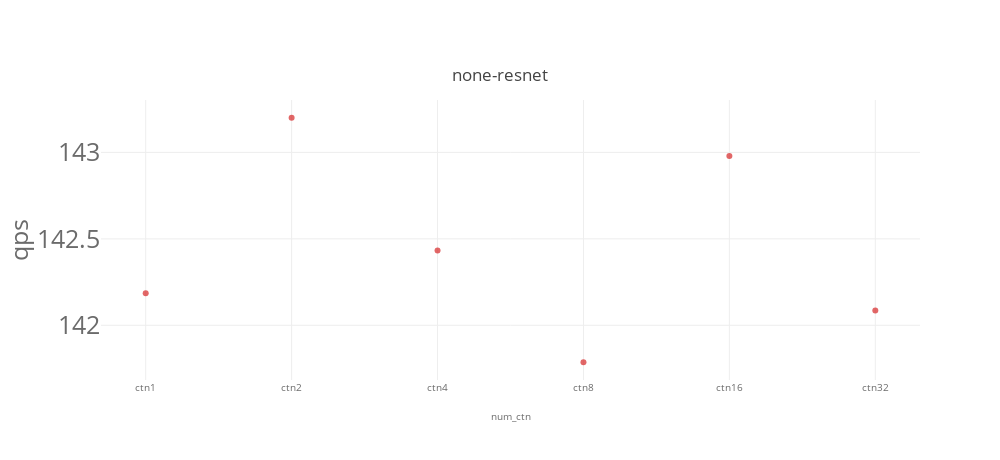
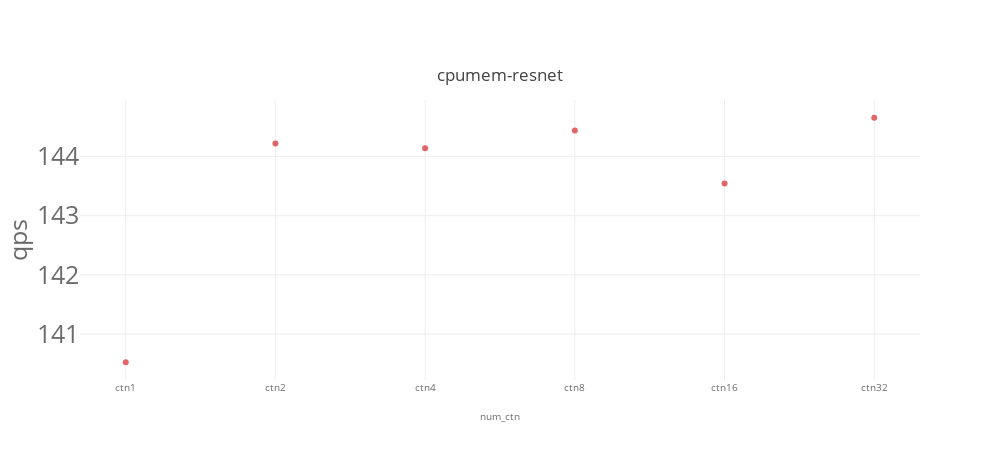

The notebook cell these images were saved under, in order:
### Code cell
import matplotlib
import matplotlib.pyplot as plt
import numpy as np
from svglib.svglib import svg2rlg
from reportlab.graphics import renderPDF
from reportlab.pdfgen import canvas

from numpy import percentile, mean, std
import plotly.graph_objects as go

from plotly.offline import init_notebook_mode, iplot

import plotly.io as pio
pio.templates.default = "none"
# pio.templates.default = "simple_white"

import plotly.graph_objects as go
from plotly.subplots import make_subplots
import pandas as pd
# import plotly.express as px


for k8senv in ['none','cpumem']:
    for model_name in ['resnet']:
        list_traces = []
        for cbatch in [2,4,8,10,16,32]: 
            dfg_bench = dfg[(dfg['benchmark']== model_name)  & (dfg['k8senv']==k8senv) & (dfg['cbatch']==cbatch) &\
                        ((dfg['numctn']==1)| (dfg['numctn']==2)| \
                         (dfg['numctn']==4)| (dfg['numctn']==8)| (dfg['numctn']==16)| (dfg['numctn']==32))]
            print(dfg_bench)


            #data
            trace = go.Scatter(
                name="cbatch-"+str(cbatch),
                x=[ 'ctn1','ctn2','ctn4','ctn8','ctn16','ctn32'],
                y= dfg_bench['qps'].values.tolist(),
    #             error_y = dict(type='data', array=df1_bench['model_time_std'].values.tolist()),
                opacity=0.7,
                mode='markers'
            )
            list_traces.append(trace)

        

        #layout
        layout = go.Layout(
            title={
                'text': k8senv+"-"+model_name ,
                'y':0.85,
                'x':0.5,
                'xanchor': 'center',
                'yanchor': 'top'},
            width=1000,
            height=460,
            xaxis=dict(
                title= "num_ctn",
                tickvals=[ 'ctn1','ctn2','ctn4','ctn8','ctn16','ctn32'],
                titlefont=dict(
                    size=10,
                    color='rgb(107, 107, 107)'
                ),
                tickfont=dict(
                    size=10,
                    color='rgb(107, 107, 107)'
                )
            ),
            yaxis=dict(
                title= "qps",
                automargin=True,
                titlefont=dict(
                    size=25,
                    color='rgb(107, 107, 107)'
                ),
                tickfont=dict(
                    size=25,
                    color='rgb(107, 107, 107)'
                ),    
            ),
            legend=dict(
                x=1.0,
                y=1.0,
                bgcolor='rgba(255, 255, 255, 0)',
                bordercolor='rgba(255, 255, 255, 0)',
                font = dict( size = 28)
            ),
            barmode='group',
            bargap=0.15,
            bargroupgap=0.08
    #         legend_orientation="h"
        )

    data = list_traces
    fig = go.Figure(data=data, layout=layout)
    fig.update_layout(legend_orientation="h")
    fig.show()    

#     fig.write_image(path + model_name + k8senv +'.pdf')

### Figure 1 — Plotly figure (JSON) as saved in the notebook; plotly's stock layout.template omitted (floating-point values rounded to 4 significant figures)
{"data": [{"mode": "markers", "name": "cbatch-2", "opacity": 0.7, "type": "scatter", "x": ["ctn1", "ctn2", "ctn4", "ctn8", "ctn16", "ctn32"], "y": []}, {"mode": "markers", "name": "cbatch-4", "opacity": 0.7, "type": "scatter", "x": ["ctn1", "ctn2", "ctn4", "ctn8", "ctn16", "ctn32"], "y": []}, {"mode": "markers", "name": "cbatch-8", "opacity": 0.7, "type": "scatter", "x": ["ctn1", "ctn2", "ctn4", "ctn8", "ctn16", "ctn32"], "y": []}, {"mode": "markers", "name": "cbatch-10", "opacity": 0.7, "type": "scatter", "x": ["ctn1", "ctn2", "ctn4", "ctn8", "ctn16", "ctn32"], "y": [142.2, 143.2, 142.4, 141.8, 143.0, 142.1]}, {"mode": "markers", "name": "cbatch-16", "opacity": 0.7, "type": "scatter", "x": ["ctn1", "ctn2", "ctn4", "ctn8", "ctn16", "ctn32"], "y": []}, {"mode": "markers", "name": "cbatch-32", "opacity": 0.7, "type": "scatter", "x": ["ctn1", "ctn2", "ctn4", "ctn8", "ctn16", "ctn32"], "y": []}], "layout": {"bargap": 0.15, "bargroupgap": 0.08, "barmode": "group", "height": 460, "legend": {"bgcolor": "rgba(255, 255, 255, 0)", "bordercolor": "rgba(255, 255, 255, 0)", "font": {"size": 28}, "orientation": "h", "x": 1, "y": 1}, "title": {"text": "none-resnet", "x": 0.5, "xanchor": "center", "y": 0.85, "yanchor": "top"}, "width": 1000, "xaxis": {"tickfont": {"color": "rgb(107, 107, 107)", "size": 10}, "tickvals": ["ctn1", "ctn2", "ctn4", "ctn8", "ctn16", "ctn32"], "title": {"font": {"color": "rgb(107, 107, 107)", "size": 10}, "text": "num_ctn"}}, "yaxis": {"automargin": true, "tickfont": {"color": "rgb(107, 107, 107)", "size": 25}, "title": {"font": {"color": "rgb(107, 107, 107)", "size": 25}, "text": "qps"}}}}

### Figure 2 — Plotly figure (JSON) as saved in the notebook; plotly's stock layout.template omitted (floating-point values rounded to 4 significant figures)
{"data": [{"mode": "markers", "name": "cbatch-2", "opacity": 0.7, "type": "scatter", "x": ["ctn1", "ctn2", "ctn4", "ctn8", "ctn16", "ctn32"], "y": []}, {"mode": "markers", "name": "cbatch-4", "opacity": 0.7, "type": "scatter", "x": ["ctn1", "ctn2", "ctn4", "ctn8", "ctn16", "ctn32"], "y": []}, {"mode": "markers", "name": "cbatch-8", "opacity": 0.7, "type": "scatter", "x": ["ctn1", "ctn2", "ctn4", "ctn8", "ctn16", "ctn32"], "y": []}, {"mode": "markers", "name": "cbatch-10", "opacity": 0.7, "type": "scatter", "x": ["ctn1", "ctn2", "ctn4", "ctn8", "ctn16", "ctn32"], "y": [140.5, 144.2, 144.1, 144.4, 143.5, 144.7]}, {"mode": "markers", "name": "cbatch-16", "opacity": 0.7, "type": "scatter", "x": ["ctn1", "ctn2", "ctn4", "ctn8", "ctn16", "ctn32"], "y": []}, {"mode": "markers", "name": "cbatch-32", "opacity": 0.7, "type": "scatter", "x": ["ctn1", "ctn2", "ctn4", "ctn8", "ctn16", "ctn32"], "y": []}], "layout": {"bargap": 0.15, "bargroupgap": 0.08, "barmode": "group", "height": 460, "legend": {"bgcolor": "rgba(255, 255, 255, 0)", "bordercolor": "rgba(255, 255, 255, 0)", "font": {"size": 28}, "orientation": "h", "x": 1, "y": 1}, "title": {"text": "cpumem-resnet", "x": 0.5, "xanchor": "center", "y": 0.85, "yanchor": "top"}, "width": 1000, "xaxis": {"tickfont": {"color": "rgb(107, 107, 107)", "size": 10}, "tickvals": ["ctn1", "ctn2", "ctn4", "ctn8", "ctn16", "ctn32"], "title": {"font": {"color": "rgb(107, 107, 107)", "size": 10}, "text": "num_ctn"}}, "yaxis": {"automargin": true, "tickfont": {"color": "rgb(107, 107, 107)", "size": 25}, "title": {"font": {"color": "rgb(107, 107, 107)", "size": 25}, "text": "qps"}}}}
